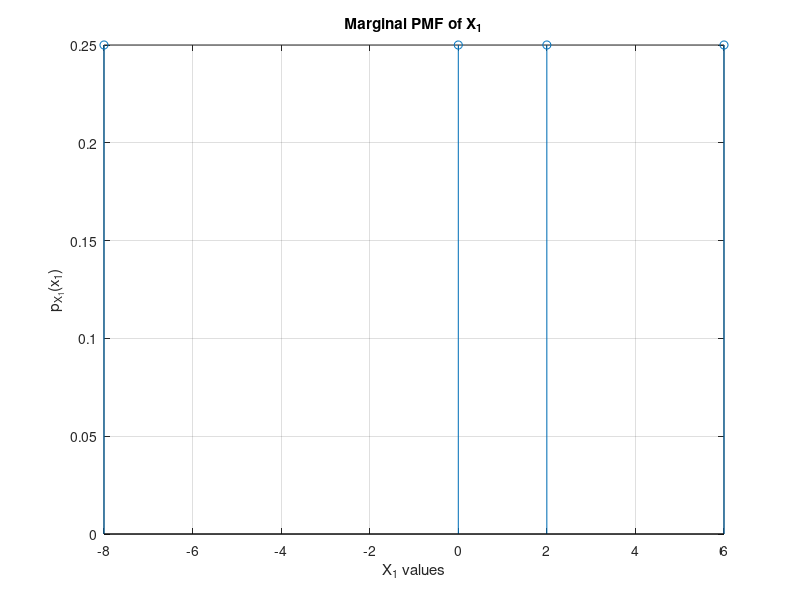

Write MATLAB code to recreate this figure.
% Defining the values of X1 and p_x1
x1_values = [-8, 0, 2, 6];
p_x1 = [1/4, 1/4, 1/4, 1/4];

% Creating a bar plot for the marginal PMF
figure;
stem(x1_values, p_x1);

% labels and title
xlabel('X_1 values');
ylabel('p_{X_1}(x_1)');
title('Marginal PMF of X_1');
grid on;
